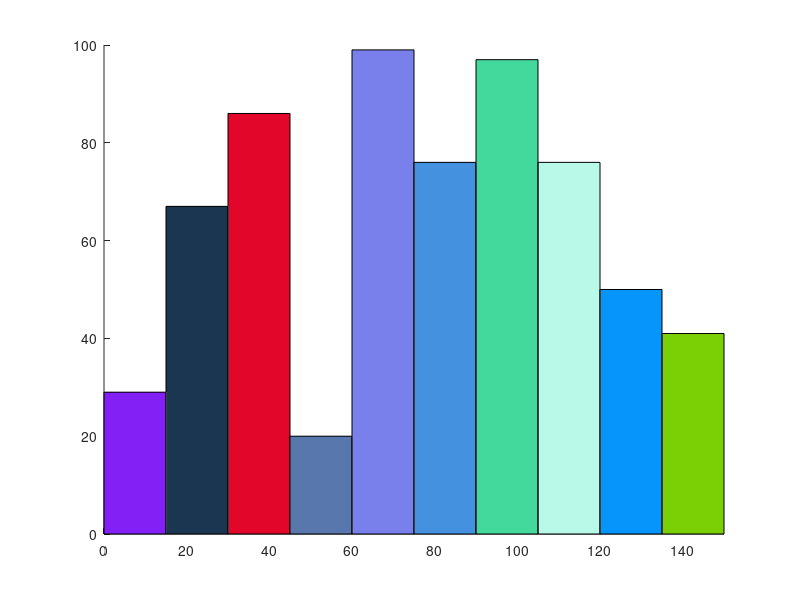

Reproduce this figure in MATLAB.
close all;
hold on;
axis([0 150 0 100]);
index = 0:15:135;
time = 0;
w = 15;

for c = 1:10
    r(c) = rectangle('Position', [index(c) 0 w randi([10 100])], 'FaceColor', rand(1, 3));
end

while time < 10
    
    for c = 1:10
        h = randi([10 100]);
        %%x = index(randi([1 10]));
        set(r(c), 'Position', [index(c) 0 w h], 'FaceColor', rand(1, 3)); 
    end
    pause(0.1)
    time = time + 0.1;
    
end